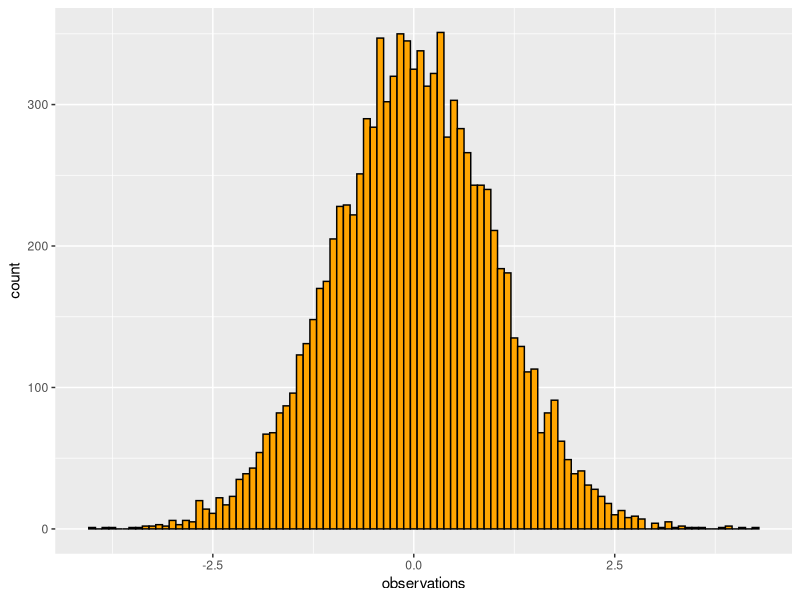

Generate this figure with R:
## ---- chunk 1
knitr::opts_chunk$set(echo = TRUE)
## ---- chunk 2

rnorm(n=10, mean = 0, sd = 1)

library(ggplot2)
some_data <- data.frame(observations = rnorm(n=10000, mean = 0, sd = 1),
                        type = "A")

ggplot(some_data, aes(x=observations)) +
  geom_histogram(bins=100, color="black",
                 fill= 'orange')


